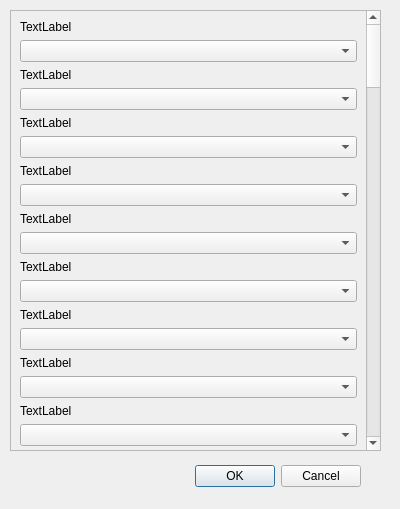
<?xml version="1.0" encoding="UTF-8"?>
<ui version="4.0">
 <class>CustomTrackSelection</class>
 <widget class="QDialog" name="CustomTrackSelection">
  <property name="geometry">
   <rect>
    <x>0</x>
    <y>0</y>
    <width>400</width>
    <height>509</height>
   </rect>
  </property>
  <property name="windowTitle">
   <string>Soundtrack Customizer</string>
  </property>
  <widget class="QDialogButtonBox" name="buttonBox">
   <property name="geometry">
    <rect>
     <x>20</x>
     <y>460</y>
     <width>341</width>
     <height>32</height>
    </rect>
   </property>
   <property name="orientation">
    <enum>Qt::Horizontal</enum>
   </property>
   <property name="standardButtons">
    <set>QDialogButtonBox::Cancel|QDialogButtonBox::Ok</set>
   </property>
  </widget>
  <widget class="QScrollArea" name="scrollArea">
   <property name="geometry">
    <rect>
     <x>10</x>
     <y>10</y>
     <width>371</width>
     <height>441</height>
    </rect>
   </property>
   <property name="widgetResizable">
    <bool>true</bool>
   </property>
   <widget class="QWidget" name="scrollAreaWidgetContents">
    <property name="geometry">
     <rect>
      <x>0</x>
      <y>-2815</y>
      <width>355</width>
      <height>3254</height>
     </rect>
    </property>
    <layout class="QVBoxLayout" name="verticalLayout_2">
     <item>
      <layout class="QVBoxLayout" name="verticalLayout">
       <item>
        <widget class="QLabel" name="labelSong1">
         <property name="text">
          <string>TextLabel</string>
         </property>
        </widget>
       </item>
       <item>
        <widget class="QComboBox" name="comboSong1"/>
       </item>
       <item>
        <widget class="QLabel" name="labelSong2">
         <property name="text">
          <string>TextLabel</string>
         </property>
        </widget>
       </item>
       <item>
        <widget class="QComboBox" name="comboSong2"/>
       </item>
       <item>
        <widget class="QLabel" name="labelSong3">
         <property name="text">
          <string>TextLabel</string>
         </property>
        </widget>
       </item>
       <item>
        <widget class="QComboBox" name="comboSong3"/>
       </item>
       <item>
        <widget class="QLabel" name="labelSong4">
         <property name="text">
          <string>TextLabel</string>
         </property>
        </widget>
       </item>
       <item>
        <widget class="QComboBox" name="comboSong4"/>
       </item>
       <item>
        <widget class="QLabel" name="labelSong5">
         <property name="text">
          <string>TextLabel</string>
         </property>
        </widget>
       </item>
       <item>
        <widget class="QComboBox" name="comboSong5"/>
       </item>
       <item>
        <widget class="QLabel" name="labelSong6">
         <property name="text">
          <string>TextLabel</string>
         </property>
        </widget>
       </item>
       <item>
        <widget class="QComboBox" name="comboSong6"/>
       </item>
       <item>
        <widget class="QLabel" name="labelSong7">
         <property name="text">
          <string>TextLabel</string>
         </property>
        </widget>
       </item>
       <item>
        <widget class="QComboBox" name="comboSong7"/>
       </item>
       <item>
        <widget class="QLabel" name="labelSong8">
         <property name="text">
          <string>TextLabel</string>
         </property>
        </widget>
       </item>
       <item>
        <widget class="QComboBox" name="comboSong8"/>
       </item>
       <item>
        <widget class="QLabel" name="labelSong9">
         <property name="text">
          <string>TextLabel</string>
         </property>
        </widget>
       </item>
       <item>
        <widget class="QComboBox" name="comboSong9"/>
       </item>
       <item>
        <widget class="QLabel" name="labelSong10">
         <property name="text">
          <string>TextLabel</string>
         </property>
        </widget>
       </item>
       <item>
        <widget class="QComboBox" name="comboSong10"/>
       </item>
       <item>
        <widget class="QLabel" name="labelSong11">
         <property name="text">
          <string>TextLabel</string>
         </property>
        </widget>
       </item>
       <item>
        <widget class="QComboBox" name="comboSong11"/>
       </item>
       <item>
        <widget class="QLabel" name="labelSong12">
         <property name="text">
          <string>TextLabel</string>
         </property>
        </widget>
       </item>
       <item>
        <widget class="QComboBox" name="comboSong12"/>
       </item>
       <item>
        <widget class="QLabel" name="labelSong13">
         <property name="text">
          <string>TextLabel</string>
         </property>
        </widget>
       </item>
       <item>
        <widget class="QComboBox" name="comboSong13"/>
       </item>
       <item>
        <widget class="QLabel" name="labelSong14">
         <property name="text">
          <string>TextLabel</string>
         </property>
        </widget>
       </item>
       <item>
        <widget class="QComboBox" name="comboSong14"/>
       </item>
       <item>
        <widget class="QLabel" name="labelSong15">
         <property name="text">
          <string>TextLabel</string>
         </property>
        </widget>
       </item>
       <item>
        <widget class="QComboBox" name="comboSong15"/>
       </item>
       <item>
        <widget class="QLabel" name="labelSong16">
         <property name="text">
          <string>TextLabel</string>
         </property>
        </widget>
       </item>
       <item>
        <widget class="QComboBox" name="comboSong16"/>
       </item>
       <item>
        <widget class="QLabel" name="labelSong17">
         <property name="text">
          <string>TextLabel</string>
         </property>
        </widget>
       </item>
       <item>
        <widget class="QComboBox" name="comboSong17"/>
       </item>
       <item>
        <widget class="QLabel" name="labelSong18">
         <property name="text">
          <string>TextLabel</string>
         </property>
        </widget>
       </item>
       <item>
        <widget class="QComboBox" name="comboSong18"/>
       </item>
       <item>
        <widget class="QLabel" name="labelSong19">
         <property name="text">
          <string>TextLabel</string>
         </property>
        </widget>
       </item>
       <item>
        <widget class="QComboBox" name="comboSong19"/>
       </item>
       <item>
        <widget class="QLabel" name="labelSong20">
         <property name="text">
          <string>TextLabel</string>
         </property>
        </widget>
       </item>
       <item>
        <widget class="QComboBox" name="comboSong20"/>
       </item>
       <item>
        <widget class="QLabel" name="labelSong21">
         <property name="text">
          <string>TextLabel</string>
         </property>
        </widget>
       </item>
       <item>
        <widget class="QComboBox" name="comboSong21"/>
       </item>
       <item>
        <widget class="QLabel" name="labelSong22">
         <property name="text">
          <string>TextLabel</string>
         </property>
        </widget>
       </item>
       <item>
        <widget class="QComboBox" name="comboSong22"/>
       </item>
       <item>
        <widget class="QLabel" name="labelSong23">
         <property name="text">
          <string>TextLabel</string>
         </property>
        </widget>
       </item>
       <item>
        <widget class="QComboBox" name="comboSong23"/>
       </item>
       <item>
        <widget class="QLabel" name="labelSong24">
         <property name="text">
          <string>TextLabel</string>
         </property>
        </widget>
       </item>
       <item>
        <widget class="QComboBox" name="comboSong24"/>
       </item>
       <item>
        <widget class="QLabel" name="labelSong25">
         <property name="text">
          <string>TextLabel</string>
         </property>
        </widget>
       </item>
       <item>
        <widget class="QComboBox" name="comboSong25"/>
       </item>
       <item>
        <widget class="QLabel" name="labelSong26">
         <property name="text">
          <string>TextLabel</string>
         </property>
        </widget>
       </item>
       <item>
        <widget class="QComboBox" name="comboSong26"/>
       </item>
       <item>
        <widget class="QLabel" name="labelSong27">
         <property name="text">
          <string>TextLabel</string>
         </property>
        </widget>
       </item>
       <item>
        <widget class="QComboBox" name="comboSong27"/>
       </item>
       <item>
        <widget class="QLabel" name="labelSong28">
         <property name="text">
          <string>TextLabel</string>
         </property>
        </widget>
       </item>
       <item>
        <widget class="QComboBox" name="comboSong28"/>
       </item>
       <item>
        <widget class="QLabel" name="labelSong29">
         <property name="text">
          <string>TextLabel</string>
         </property>
        </widget>
       </item>
       <item>
        <widget class="QComboBox" name="comboSong29"/>
       </item>
       <item>
        <widget class="QLabel" name="labelSong30">
         <property name="text">
          <string>TextLabel</string>
         </property>
        </widget>
       </item>
       <item>
        <widget class="QComboBox" name="comboSong30"/>
       </item>
       <item>
        <widget class="QLabel" name="labelSong31">
         <property name="text">
          <string>TextLabel</string>
         </property>
        </widget>
       </item>
       <item>
        <widget class="QComboBox" name="comboSong31"/>
       </item>
       <item>
        <widget class="QLabel" name="labelSong32">
         <property name="text">
          <string>TextLabel</string>
         </property>
        </widget>
       </item>
       <item>
        <widget class="QComboBox" name="comboSong32"/>
       </item>
       <item>
        <widget class="QLabel" name="labelSong33">
         <property name="text">
          <string>TextLabel</string>
         </property>
        </widget>
       </item>
       <item>
        <widget class="QComboBox" name="comboSong33"/>
       </item>
       <item>
        <widget class="QLabel" name="labelSong34">
         <property name="text">
          <string>TextLabel</string>
         </property>
        </widget>
       </item>
       <item>
        <widget class="QComboBox" name="comboSong34"/>
       </item>
       <item>
        <widget class="QLabel" name="labelSong35">
         <property name="text">
          <string>TextLabel</string>
         </property>
        </widget>
       </item>
       <item>
        <widget class="QComboBox" name="comboSong35"/>
       </item>
       <item>
        <widget class="QLabel" name="labelSong36">
         <property name="text">
          <string>TextLabel</string>
         </property>
        </widget>
       </item>
       <item>
        <widget class="QComboBox" name="comboSong36"/>
       </item>
       <item>
        <widget class="QLabel" name="labelSong37">
         <property name="text">
          <string>TextLabel</string>
         </property>
        </widget>
       </item>
       <item>
        <widget class="QComboBox" name="comboSong37"/>
       </item>
       <item>
        <widget class="QLabel" name="labelSong38">
         <property name="text">
          <string>TextLabel</string>
         </property>
        </widget>
       </item>
       <item>
        <widget class="QComboBox" name="comboSong38"/>
       </item>
       <item>
        <widget class="QLabel" name="labelSong39">
         <property name="text">
          <string>TextLabel</string>
         </property>
        </widget>
       </item>
       <item>
        <widget class="QComboBox" name="comboSong39"/>
       </item>
       <item>
        <widget class="QLabel" name="labelSong40">
         <property name="text">
          <string>TextLabel</string>
         </property>
        </widget>
       </item>
       <item>
        <widget class="QComboBox" name="comboSong40"/>
       </item>
       <item>
        <widget class="QLabel" name="labelSong41">
         <property name="text">
          <string>TextLabel</string>
         </property>
        </widget>
       </item>
       <item>
        <widget class="QComboBox" name="comboSong41"/>
       </item>
       <item>
        <widget class="QLabel" name="labelSong42">
         <property name="text">
          <string>TextLabel</string>
         </property>
        </widget>
       </item>
       <item>
        <widget class="QComboBox" name="comboSong42"/>
       </item>
       <item>
        <widget class="QLabel" name="labelSong43">
         <property name="text">
          <string>TextLabel</string>
         </property>
        </widget>
       </item>
       <item>
        <widget class="QComboBox" name="comboSong43"/>
       </item>
       <item>
        <widget class="QLabel" name="labelSong44">
         <property name="text">
          <string>TextLabel</string>
         </property>
        </widget>
       </item>
       <item>
        <widget class="QComboBox" name="comboSong44"/>
       </item>
       <item>
        <widget class="QLabel" name="labelSong45">
         <property name="text">
          <string>TextLabel</string>
         </property>
        </widget>
       </item>
       <item>
        <widget class="QComboBox" name="comboSong45"/>
       </item>
       <item>
        <widget class="QLabel" name="labelSong46">
         <property name="text">
          <string>TextLabel</string>
         </property>
        </widget>
       </item>
       <item>
        <widget class="QComboBox" name="comboSong46"/>
       </item>
       <item>
        <widget class="QLabel" name="labelSong47">
         <property name="text">
          <string>TextLabel</string>
         </property>
        </widget>
       </item>
       <item>
        <widget class="QComboBox" name="comboSong47"/>
       </item>
       <item>
        <widget class="QLabel" name="labelSong48">
         <property name="text">
          <string>TextLabel</string>
         </property>
        </widget>
       </item>
       <item>
        <widget class="QComboBox" name="comboSong48"/>
       </item>
       <item>
        <widget class="QLabel" name="labelSong49">
         <property name="text">
          <string>TextLabel</string>
         </property>
        </widget>
       </item>
       <item>
        <widget class="QComboBox" name="comboSong49"/>
       </item>
       <item>
        <widget class="QLabel" name="labelSong50">
         <property name="text">
          <string>TextLabel</string>
         </property>
        </widget>
       </item>
       <item>
        <widget class="QComboBox" name="comboSong50"/>
       </item>
       <item>
        <widget class="QLabel" name="labelSong51">
         <property name="text">
          <string>TextLabel</string>
         </property>
        </widget>
       </item>
       <item>
        <widget class="QComboBox" name="comboSong51"/>
       </item>
       <item>
        <widget class="QLabel" name="labelSong52">
         <property name="text">
          <string>TextLabel</string>
         </property>
        </widget>
       </item>
       <item>
        <widget class="QComboBox" name="comboSong52"/>
       </item>
       <item>
        <widget class="QLabel" name="labelSong53">
         <property name="text">
          <string>TextLabel</string>
         </property>
        </widget>
       </item>
       <item>
        <widget class="QComboBox" name="comboSong53"/>
       </item>
       <item>
        <widget class="QLabel" name="labelSong54">
         <property name="text">
          <string>TextLabel</string>
         </property>
        </widget>
       </item>
       <item>
        <widget class="QComboBox" name="comboSong54"/>
       </item>
       <item>
        <widget class="QLabel" name="labelSong55">
         <property name="text">
          <string>TextLabel</string>
         </property>
        </widget>
       </item>
       <item>
        <widget class="QComboBox" name="comboSong55"/>
       </item>
       <item>
        <widget class="QLabel" name="labelSong56">
         <property name="text">
          <string>TextLabel</string>
         </property>
        </widget>
       </item>
       <item>
        <widget class="QComboBox" name="comboSong56"/>
       </item>
       <item>
        <widget class="QLabel" name="labelSong57">
         <property name="text">
          <string>TextLabel</string>
         </property>
        </widget>
       </item>
       <item>
        <widget class="QComboBox" name="comboSong57"/>
       </item>
       <item>
        <widget class="QLabel" name="labelSong58">
         <property name="text">
          <string>TextLabel</string>
         </property>
        </widget>
       </item>
       <item>
        <widget class="QComboBox" name="comboSong58"/>
       </item>
       <item>
        <widget class="QLabel" name="labelSong59">
         <property name="text">
          <string>TextLabel</string>
         </property>
        </widget>
       </item>
       <item>
        <widget class="QComboBox" name="comboSong59"/>
       </item>
       <item>
        <widget class="QLabel" name="labelSong60">
         <property name="text">
          <string>TextLabel</string>
         </property>
        </widget>
       </item>
       <item>
        <widget class="QComboBox" name="comboSong60"/>
       </item>
      </layout>
     </item>
    </layout>
   </widget>
  </widget>
 </widget>
 <resources/>
 <connections>
  <connection>
   <sender>buttonBox</sender>
   <signal>accepted()</signal>
   <receiver>CustomTrackSelection</receiver>
   <slot>accept()</slot>
   <hints>
    <hint type="sourcelabel">
     <x>248</x>
     <y>254</y>
    </hint>
    <hint type="destinationlabel">
     <x>157</x>
     <y>274</y>
    </hint>
   </hints>
  </connection>
  <connection>
   <sender>buttonBox</sender>
   <signal>rejected()</signal>
   <receiver>CustomTrackSelection</receiver>
   <slot>reject()</slot>
   <hints>
    <hint type="sourcelabel">
     <x>316</x>
     <y>260</y>
    </hint>
    <hint type="destinationlabel">
     <x>286</x>
     <y>274</y>
    </hint>
   </hints>
  </connection>
 </connections>
</ui>
